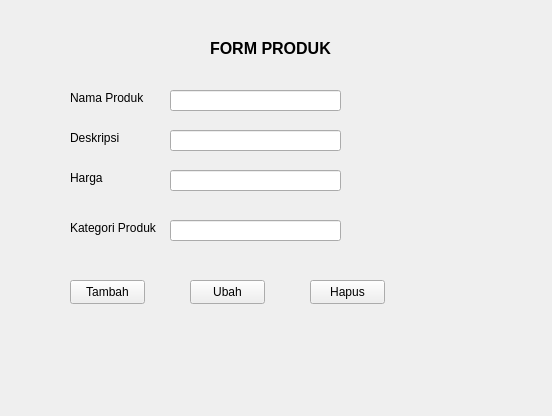
<?xml version="1.0" encoding="UTF-8"?>
<ui version="4.0">
 <class>Form</class>
 <widget class="QWidget" name="Form">
  <property name="geometry">
   <rect>
    <x>0</x>
    <y>0</y>
    <width>552</width>
    <height>416</height>
   </rect>
  </property>
  <property name="windowTitle">
   <string>Form</string>
  </property>
  <widget class="QLabel" name="label">
   <property name="geometry">
    <rect>
     <x>210</x>
     <y>40</y>
     <width>171</width>
     <height>16</height>
    </rect>
   </property>
   <property name="font">
    <font>
     <pointsize>12</pointsize>
     <bold>true</bold>
    </font>
   </property>
   <property name="text">
    <string>FORM PRODUK</string>
   </property>
  </widget>
  <widget class="QLineEdit" name="editNama">
   <property name="geometry">
    <rect>
     <x>170</x>
     <y>90</y>
     <width>171</width>
     <height>21</height>
    </rect>
   </property>
  </widget>
  <widget class="QLabel" name="label_2">
   <property name="geometry">
    <rect>
     <x>70</x>
     <y>90</y>
     <width>101</width>
     <height>16</height>
    </rect>
   </property>
   <property name="text">
    <string>Nama Produk</string>
   </property>
  </widget>
  <widget class="QLineEdit" name="editDeskripsi">
   <property name="geometry">
    <rect>
     <x>170</x>
     <y>130</y>
     <width>171</width>
     <height>21</height>
    </rect>
   </property>
  </widget>
  <widget class="QLabel" name="label_3">
   <property name="geometry">
    <rect>
     <x>70</x>
     <y>130</y>
     <width>101</width>
     <height>16</height>
    </rect>
   </property>
   <property name="text">
    <string>Deskripsi</string>
   </property>
  </widget>
  <widget class="QLineEdit" name="editHarga">
   <property name="geometry">
    <rect>
     <x>170</x>
     <y>170</y>
     <width>171</width>
     <height>21</height>
    </rect>
   </property>
   <property name="text">
    <string/>
   </property>
  </widget>
  <widget class="QLabel" name="label_4">
   <property name="geometry">
    <rect>
     <x>70</x>
     <y>170</y>
     <width>101</width>
     <height>16</height>
    </rect>
   </property>
   <property name="text">
    <string>Harga</string>
   </property>
  </widget>
  <widget class="QLineEdit" name="editKategori">
   <property name="geometry">
    <rect>
     <x>170</x>
     <y>220</y>
     <width>171</width>
     <height>21</height>
    </rect>
   </property>
   <property name="text">
    <string/>
   </property>
  </widget>
  <widget class="QLabel" name="label_5">
   <property name="geometry">
    <rect>
     <x>70</x>
     <y>220</y>
     <width>101</width>
     <height>16</height>
    </rect>
   </property>
   <property name="text">
    <string>Kategori Produk</string>
   </property>
  </widget>
  <widget class="QPushButton" name="tambahButton">
   <property name="geometry">
    <rect>
     <x>70</x>
     <y>280</y>
     <width>75</width>
     <height>24</height>
    </rect>
   </property>
   <property name="text">
    <string>Tambah</string>
   </property>
  </widget>
  <widget class="QPushButton" name="ubahButton">
   <property name="geometry">
    <rect>
     <x>190</x>
     <y>280</y>
     <width>75</width>
     <height>24</height>
    </rect>
   </property>
   <property name="text">
    <string>Ubah</string>
   </property>
  </widget>
  <widget class="QPushButton" name="hapusButton">
   <property name="geometry">
    <rect>
     <x>310</x>
     <y>280</y>
     <width>75</width>
     <height>24</height>
    </rect>
   </property>
   <property name="text">
    <string>Hapus</string>
   </property>
  </widget>
 </widget>
 <resources/>
 <connections/>
</ui>
